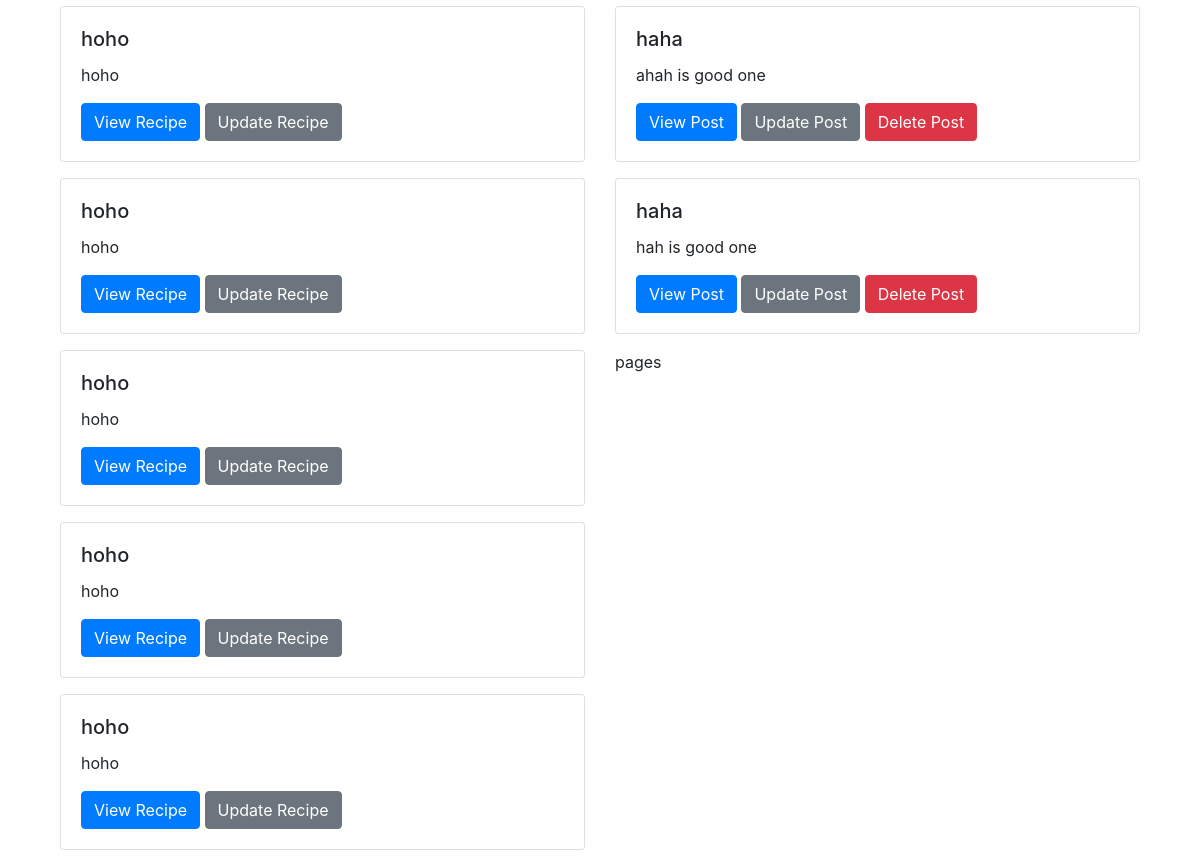
/ (signed in, middle part), run on an earlier commit of the app's database.
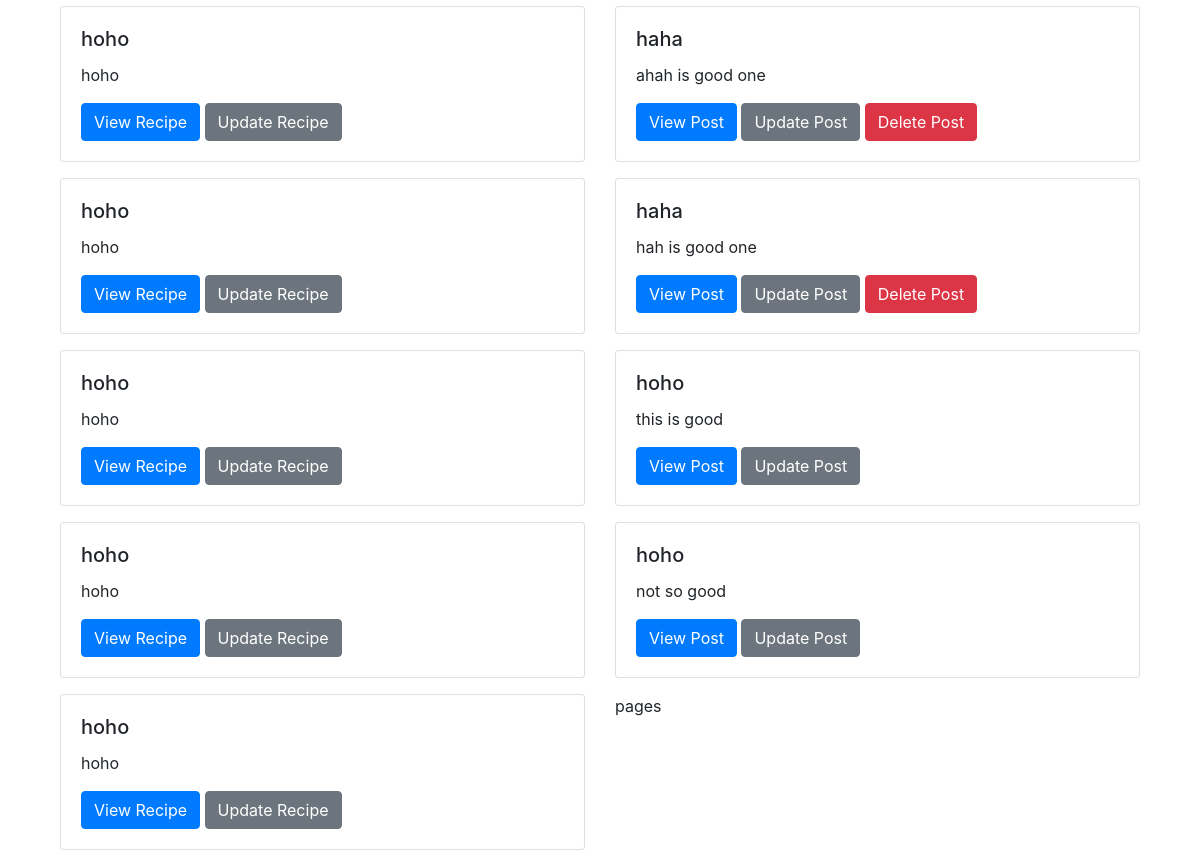
And on a later commit of the database.
### recipe_app/models.py (models this page shows, shortened)
class Recipe(models.Model):
    chef = models.ForeignKey(Chef, on_delete=models.CASCADE)  # Links to the Chef
    title = models.CharField(max_length=200)
    description = models.TextField()  # Add description field
    instructions = models.TextField()
    categories = models.ManyToManyField(Category)
    ingredients = models.ManyToManyField(Ingredient)

class Post(models.Model):
    recipe = models.ForeignKey(Recipe, on_delete=models.CASCADE)
    comment = models.TextField()
    created_at = models.DateTimeField(auto_now_add=True)

### recipe_app/views.py (the view)
# urls.py: path('', views.HomeView.as_view(), name='home'),
class HomeView(ListView):
    model = Recipe
    template_name = 'home.html'
    context_object_name = 'recipes'
    def get_context_data(self, **kwargs):
        context = super().get_context_data(**kwargs)
        context['posts'] = Post.objects.all()  # Add posts to the context
        return context

### recipe_app/context_processors.py (called while the page is built)
def current_year(request):
    return {'current_year': datetime.now().year}

### templates/home.html (shortened to what this page needs)
{% extends 'base.html' %}
{% block content %}
    <div class="container">
        {% if user.is_authenticated %}
        <div class="row">
            <div class="col-md-6">
                <div class="row">
                    {% for recipe in recipes %}
                        <div class="col-md-12 mb-3">
                            <div class="card">
                                <div class="card-body">
                                    <h5 class="card-title">{{ recipe.title }}</h5>
                                    <p class="card-text">{{ recipe.description }}</p>
                                    <a href="{% url 'view_recipe' recipe.pk %}" class="btn btn-primary">View Recipe</a>
                                    <a href="{% url 'update_recipe' recipe.pk %}" class="btn btn-secondary">Update Recipe</a>
                                </div>
                            </div>
                        </div>
                    {% endfor %}
                </div>
            </div>
            <div class="col-md-6">
                <div class="row">
                    {% for post in posts %}
                        <div class="col-md-12 mb-3">
                            <div class="card">
                                <div class="card-body">
                                    <h5 class="card-title">{{ post.recipe.title }}</h5>
                                    <p class="card-text">{{ post.comment }}</p>
                                    <a href="{% url 'view_post' post.pk %}" class="btn btn-primary">View Post</a>
                                    <a href="{% url 'update_post' post.pk %}" class="btn btn-secondary">Update Post</a>
                                    {% if user == post.recipe.chef.user %}
                                    <a href="{% url 'delete_post' post.pk %}" class="btn btn-danger">Delete Post</a>
                                    {% endif %}
                                </div>
                            </div>
                        </div>
                    {% endfor %}
                </div>
                <div class="pagination">
                    {{ posts.paginator.num_pages }} pages
                </div>
            </div>
        </div>
        {% endif %}
    </div>
{% endblock %}

What changed in the data, as far as the page shows it:
added Post: recipe "hoho", comment "this is good"
added Post: recipe "hoho", comment "not so good"
